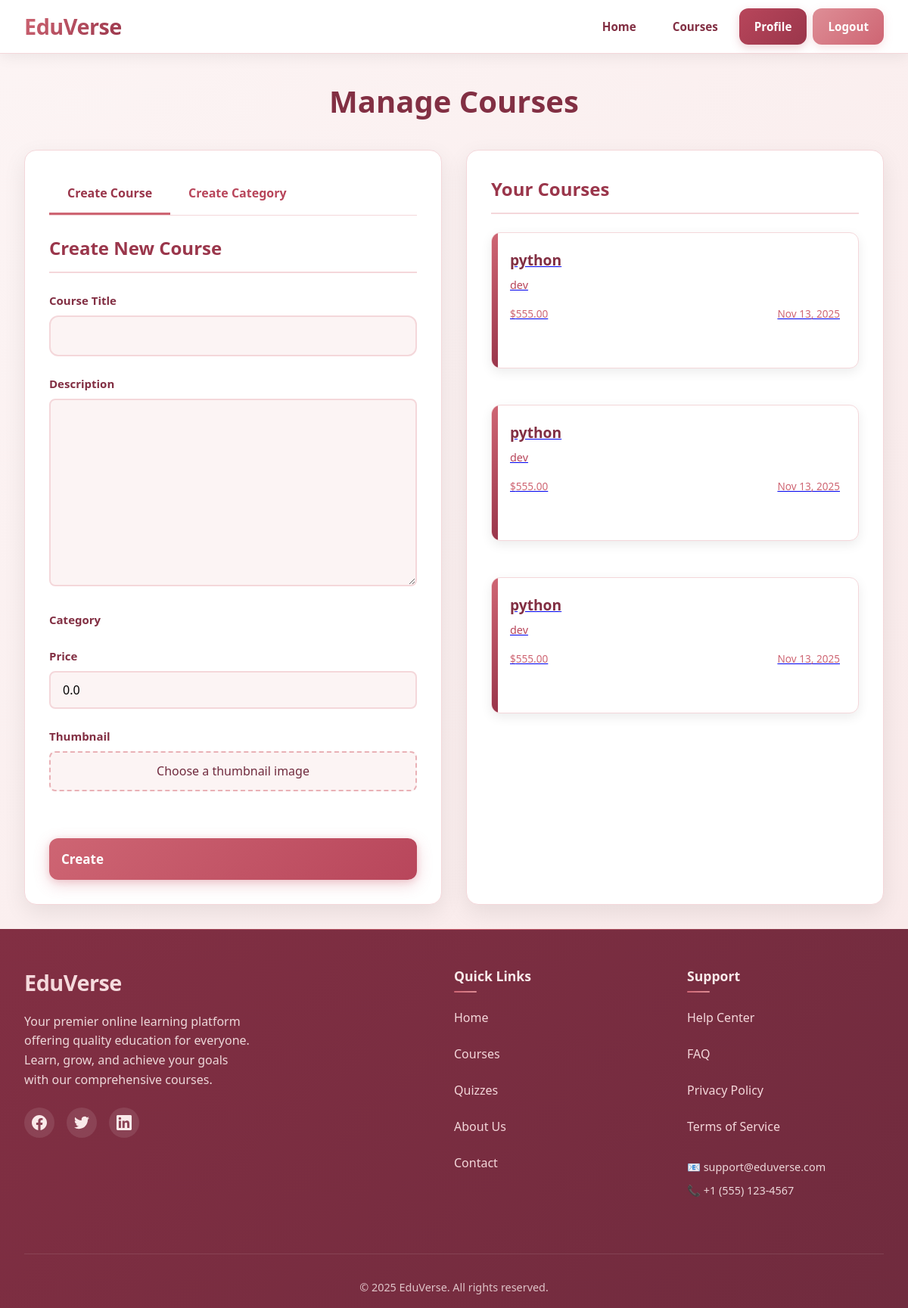
Screenshot of /courses/manage/ (signed in) with the database file from the repository.
### courses/models.py (models this page shows)
class Course(models.Model):
    title = models.CharField(max_length=200)
    description = models.TextField()
    category = models.ForeignKey(Category, on_delete=models.SET_NULL, null=True)
    instructor = models.ForeignKey(User, on_delete=models.CASCADE, limit_choices_to={'role': 'instructor'})
    price = models.DecimalField(max_digits=6, decimal_places=2, default=0.00)
    created_at = models.DateTimeField(auto_now_add=True)
    thumbnail = models.ImageField(upload_to='thumbnails/', blank=True, null=True)
    students = models.ManyToManyField(User, related_name='my_courses', blank=True)

class Category(models.Model):
    name = models.CharField(max_length=100)
    description = models.TextField(blank=True)

### courses/views.py (the view)
# urls.py: path('manage/', views.create_course_with_category, name='manage_course'),
@login_required
def create_course_with_category(request):
    if request.method == 'POST':
        course_form = CourseForm(request.POST, request.FILES)
        category_form = CategoryForm(request.POST)
        if course_form.is_valid() and category_form.is_valid():
            category = category_form.save()
            course = course_form.save(commit=False)
            course.category = category
            course.instructor = request.user
            course.save()
            messages.success(request, 'Course created successfully!')
    else:
        course_form = CourseForm()
        category_form = CategoryForm()
    courses = Course.objects.filter(instructor=request.user)
    return render(request, 'courses/manage_course.html', {
        'course_form': course_form,
        'category_form': category_form,
        'courses': courses
    })

### courses/forms.py
class CourseForm(forms.ModelForm):
    class Meta:
        model = Course
        fields = ['title', 'description'   , 'price', 'thumbnail']

class CategoryForm(forms.ModelForm):
    class Meta:
        model = Category
        fields = ['name', 'description']

### courses/templates/courses/manage_course.html (shortened to what this page needs)
<!DOCTYPE html>
<html lang="en">
<head>
    {% load static %}
    <link rel="stylesheet" href="{% static 'css/manage_course.css' %}">
    <link rel="stylesheet" href="{% static 'css/header.css' %}">
    <link rel="stylesheet" href="{% static 'css/footer.css' %}">
</head>
<body>
    {% include 'includes/header.html' %}
    <div class="page-container">
        <h1 class="page-title">Manage Courses</h1>
        <div class="dashboard-container">
            <div class="form-section">
                <div class="form-tabs">
                    <div class="tab active" data-tab="course-tab">Create Course</div>
                    <div class="tab" data-tab="category-tab">Create Category</div>
                </div>
                <form method="post" enctype="multipart/form-data">
                    <div id="course-tab" class="tab-content active">
                        <h2>Create New Course</h2>
                        <div class="form-group">
                            <label for="id_title">Course Title</label>
                            {{ course_form.title }}
                        </div>
                        <div class="form-group">
                            <label for="id_description">Description</label>
                            {{ course_form.description }}
                        </div>
                        <div class="form-group">
                            <label for="id_category">Category</label>
                        </div>
                        <div class="form-group">
                            <label for="id_price">Price</label>
                            {{ course_form.price }}
                        </div>
                        <div class="form-group">
                            <label for="id_thumbnail">Thumbnail</label>
                            <div class="file-input-wrapper">
                                <div class="file-input-label">
                                    <span>Choose a thumbnail image</span>
                                </div>
                            </div>
                        </div>
                    </div>
                    <button type="submit" class="btn-primary">
                        <span>Create</span>
                    </button>
                </form>
            </div>
            <div class="courses-section">
                <h2>Your Courses</h2>
                {% if courses %}
                <div class="courses-grid">
                    {% for course in courses %}
                    <div class="course-card">
                        <div class="course-card-content">
                        <a href="{% url 'course_detail' course.id %}">
                            <div>
                                <h3 class="course-title">{{ course.title }}</h3>
                                <div class="course-category">
                                    {% if course.category %}
                                        {{ course.category.name }}
                                    {% else %}
                                        Uncategorized
                                    {% endif %}
                                </div>
                            </div>
                            <div class="course-meta">
                                <span>${{ course.price }}</span>
                                <span>{{ course.created_at|date:"M d, Y" }}</span>
                            </div>
                        </div>
                    </div>
                    {% endfor %}
                </div>
                {% else %}
                <div class="empty-state">
                    <p>No courses available yet.</p>
                    <p>Create your first course to get started!</p>
                </div>
                {% endif %}
            </div>
        </div>
    </div>
    {% include 'includes/footer.html' %}
</body>
</html>

### courses/static/css/manage_course.css (style rules this page uses)
:root { --color-50: #fcf4f4; --color-100: #f9eaea; --color-200: #f4d7da; --color-300: #e9b1b6; --color-400: #de8e96; --color-500: #ce6573; --color-600: #b8465b; --color-700: #9a364b; --color-800: #822f43; --color-900: #702b3e; --color-950: #3d141e; }
.page-container { margin-top: 70px; padding: 2rem; min-height: calc(100vh - 140px); background: linear-gradient(135deg, var(--color-50), var(--color-100)); }
.page-title { text-align: center; margin-bottom: 2rem; color: var(--color-800); font-size: 2.5rem; font-weight: 700; }
.dashboard-container { max-width: 1200px; margin: 0 auto; display: grid; grid-template-columns: 1fr 1fr; gap: 2rem; }
.form-section { background: white; border-radius: 16px; padding: 2rem; box-shadow: 0 10px 30px rgba(0, 0, 0, 0.08); border: 1px solid var(--color-200); }
.form-section h2 { color: var(--color-700); margin-bottom: 1.5rem; padding-bottom: 0.75rem; border-bottom: 2px solid var(--color-200); font-size: 1.5rem; }
.form-group { margin-bottom: 1.5rem; }
.form-group label { display: block; margin-bottom: 0.5rem; font-weight: 600; color: var(--color-800); }
.form-control { width: 100%; padding: 0.75rem 1rem; border: 2px solid var(--color-200); border-radius: 8px; font-size: 1rem; transition: all 0.3s ease; background-color: var(--color-50); }
.btn-primary { background: linear-gradient(135deg, var(--color-500), var(--color-600)); color: white; border: none; padding: 0.75rem 1.5rem; border-radius: 8px; font-weight: 600; cursor: pointer; transition: all 0.3s ease; display: inline-flex; align-items: center; gap: 0.5rem; }
.courses-section { background: white; border-radius: 16px; padding: 2rem; box-shadow: 0 10px 30px rgba(0, 0, 0, 0.08); border: 1px solid var(--color-200); }
.courses-section h2 { color: var(--color-700); margin-bottom: 1.5rem; padding-bottom: 0.75rem; border-bottom: 2px solid var(--color-200); font-size: 1.5rem; }
.courses-grid { display: grid; grid-template-columns: repeat(auto-fill, minmax(280px, 1fr)); gap: 1.5rem; }
.course-card { background: white; border-radius: 12px; overflow: hidden; box-shadow: 0 5px 15px rgba(0, 0, 0, 0.08); transition: all 0.3s ease; border: 1px solid var(--color-200); position: relative; height: 180px; perspective: 1000px; }
.course-card::before { content: ''; position: absolute; top: 0; left: 0; width: 8px; height: 100%; background: linear-gradient(to bottom, var(--color-500), var(--color-700)); }
.course-card-content { padding: 1.5rem; height: 100%; display: flex; flex-direction: column; justify-content: space-between; }
.course-title { font-size: 1.2rem; font-weight: 700; color: var(--color-800); margin-bottom: 0.5rem; line-height: 1.3; }
.course-category { font-size: 0.9rem; color: var(--color-600); font-weight: 500; margin-bottom: 1rem; }
.course-meta { display: flex; justify-content: space-between; font-size: 0.85rem; color: var(--color-500); }
.form-tabs { display: flex; margin-bottom: 1.5rem; border-bottom: 1px solid var(--color-200); }
.tab { padding: 0.75rem 1.5rem; cursor: pointer; font-weight: 600; color: var(--color-600); border-bottom: 3px solid transparent; transition: all 0.3s ease; }
.tab.active { color: var(--color-700); border-bottom: 3px solid var(--color-500); }
.tab-content { display: none; }
.tab-content.active { display: block; }
.file-input-wrapper { position: relative; overflow: hidden; display: inline-block; width: 100%; }
.file-input-label { display: block; padding: 0.75rem 1rem; background: var(--color-50); border: 2px dashed var(--color-300); border-radius: 8px; text-align: center; cursor: pointer; transition: all 0.3s ease; }

### rows the page displays
Course: title "python", category.name "dev", price "555.00", created_at "Nov 13, 2025"
Course: title "python", category.name "dev", price "555.00", created_at "Nov 13, 2025"
Course: title "python", category.name "dev", price "555.00", created_at "Nov 13, 2025"
